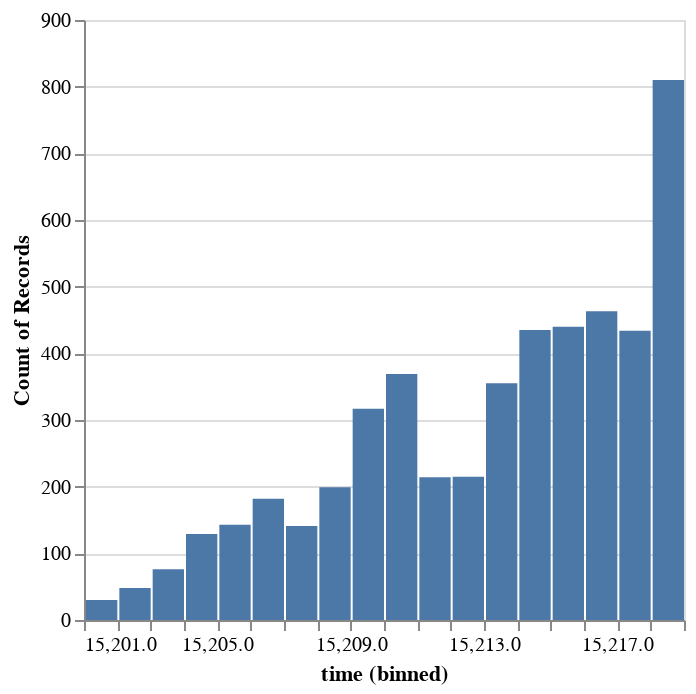

Notebook source saved alongside this figure:
### Code cell
alt.Chart(event_data.sample(5000)).mark_bar().encode(
    alt.X("time:Q", bin=alt.Bin(maxbins=30)),
    y='count()',
)

### Figure 1 — Vega-Lite specification as saved in the notebook (floating-point values rounded to 4 significant figures; data arrays with more than 128 entries replaced by an {"elided": "..."} marker saying what was removed)
{"config": {"view": {"continuousWidth": 300, "continuousHeight": 300}}, "data": {"name": "data-40d4fe9a128cfcc50c903eeaf5edea05"}, "mark": {"type": "bar"}, "encoding": {"x": {"bin": {"maxbins": 30}, "field": "time", "type": "quantitative"}, "y": {"aggregate": "count", "type": "quantitative"}}, "$schema": "https://vega.github.io/schema/vega-lite/v5.15.1.json", "datasets": {"data-40d4fe9a128cfcc50c903eeaf5edea05": {"elided": "5000 records"}}}
